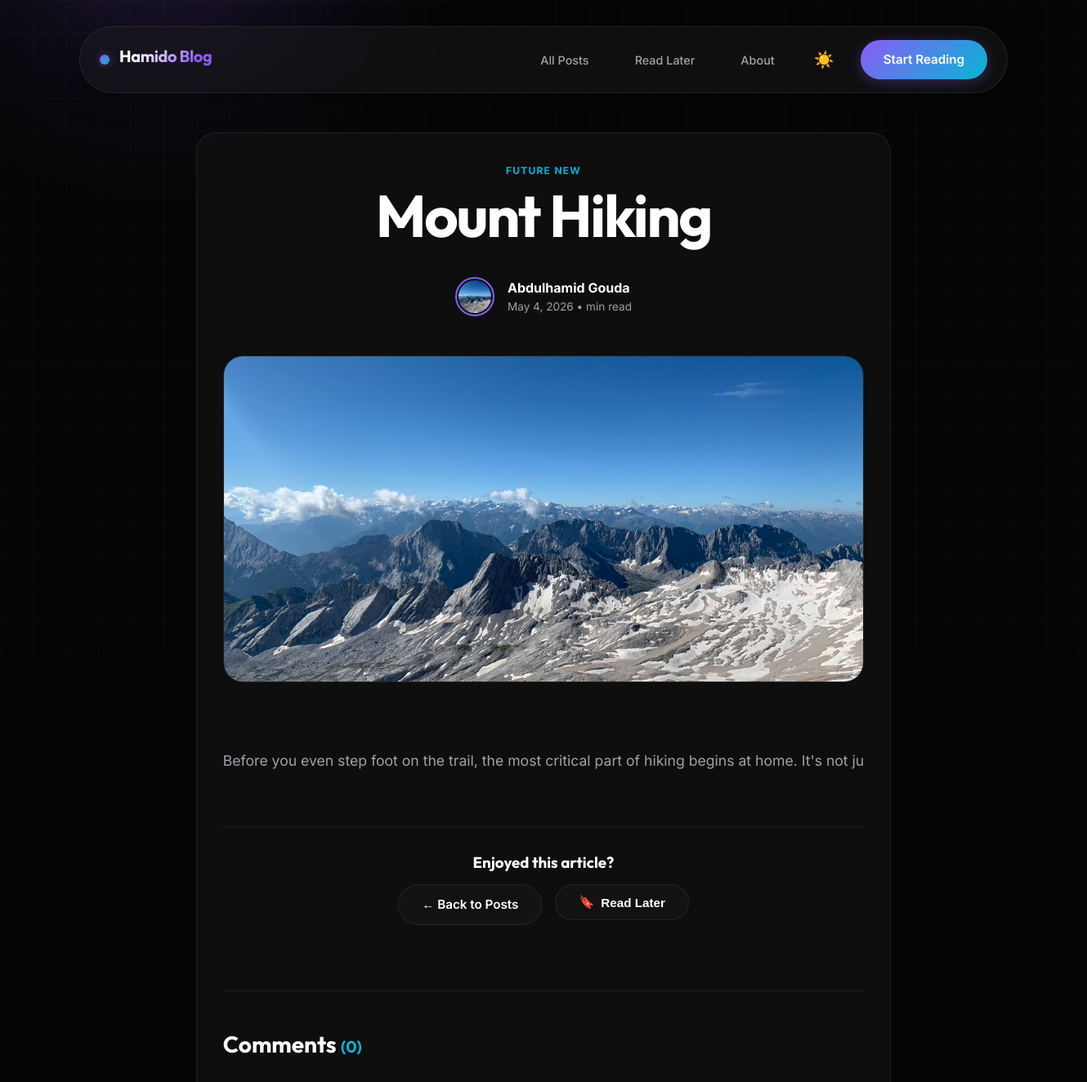
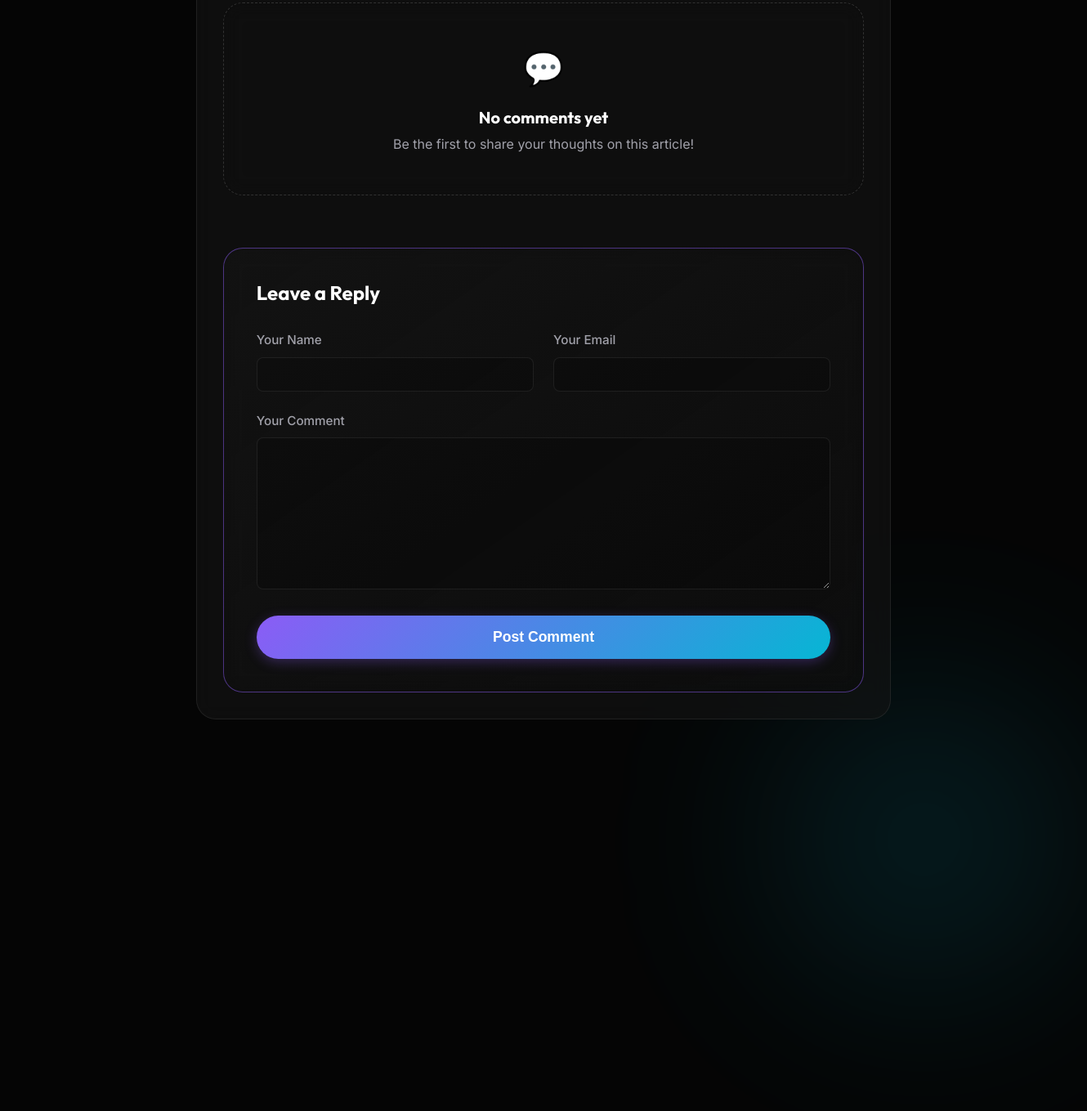
Screenshot of /posts/mount-hiking with the database file from the repository (2 pictures, top to bottom).
### blog/models.py (models this page shows, shortened)
class Tag(models.Model):
    caption = models.CharField(max_length=20)

class Post(models.Model):
    title =  models.CharField(max_length=150)
    Excerpt = models.CharField(max_length=200)
    image = models.ImageField(upload_to='posts')
    date = models.DateField(auto_now=True)
    slug = models.SlugField(unique=True)
    content = models.TextField(validators=[MinLengthValidator(10)])
    author = models.ForeignKey(Auhtor,null=True, on_delete=models.SET_NULL, related_name='posts')
    tags = models.ManyToManyField(Tag,related_name='posts')

class Auhtor(models.Model):
    first_name = models.CharField(max_length= 100)
    last_name = models.CharField(max_length= 100)
    email = models.EmailField()
    def full_name(self):
        return f"{self.first_name} {self.last_name}"
    def __str__(self):
        return self.full_name()

### blog/views.py (the view, shortened to what this page needs)
# urls.py: path('posts/<slug:slug>', views.PostView.as_view(), name='post-detail-page'),
class PostView(View):
    def is_saved_for_later(self, request, post_id):
        stored_posts = request.session.get("stored_posts", [])
        return post_id in stored_posts
    def get(self, request, slug):
        post = get_object_or_404(
            Post.objects.prefetch_related("tags", "comments"),
            slug=slug
        )
        comment_form = CommentForm()
        comments = post.comments.all().order_by("-date")
        count = post.comments.count()
        return render(request, "blog/post-details.html", {
            "post": post,
            "post_tags": post.tags.all(),
            "comment_form": comment_form,
            "comments": comments,
            "count": count,
            "is_saved_for_later": self.is_saved_for_later(request, post.id)
        })

### blog/forms.py
class CommentForm(forms.ModelForm):
    class Meta:
        model = Comment
        exclude = ["post","date"]
        labels = {
            "user_name" : "Your Name",
            "user_email": "Your Email",
            "text": "Your Comment"
        }

### blog/templates/blog/post-details.html (shortened to what this page needs)
{% extends "base.html" %}
{% load static %}
{% block css_files %}
<link rel="stylesheet" href="{% static 'blog/blog.css' %}">
{% endblock %}
{% block content %}
<article class="glass-panel" style="max-width: 1000px; margin: 0 auto;">
    <div class="article-header">
        {% for tag in post_tags  %}
            <span class="post-tag">{{ tag.caption }}</span>
        {% endfor %}
        <h1 class="hero-title" style="margin-bottom: 1rem;">{{ post.title }}</h1>
        <div class="author-profiler" style="justify-content: center; margin-top: 2rem;">
            <img src="{{ post.image.url }}" alt="Hamido" class="author-img" style="width: 48px; height: 48px;">
            <div style="text-align: left;">
                <p style="margin: 0; font-weight: bold; color: var(--text-primary);"> <a  href="mailto:{{ post.author.email }}"> {{ post.author|title }} </a></p>
                <p style="margin: 0; font-size: 0.85rem; color: var(--text-secondary);">{{ post.date }} • {{ post.read_time_minutes }} min read</p>
            </div>
        </div>
    </div>
    <img src="{{ post.image.url }}" alt="{{ post.title }}" class="article-hero">
    <div class="article-body">
        {{ post.content|linebreaks }}
    </div>
    <div style="border-top: 1px solid var(--border-subtle); margin-top: 4rem; padding-top: 2rem; text-align: center;">
        <h3 style="margin-bottom: 1rem;">Enjoyed this article?</h3>
        <div style="display: flex; gap: 1rem; justify-content: center; flex-wrap: wrap;">
            <a href="{% url 'posts-page' %}" class="btn btn-secondary">← Back to Posts</a>
            <form action="{% url 'read-later' %}" method="POST" style="display: inline-block;">
                <button type="submit" class="btn btn-secondary" title="{% if is_saved_for_later %}Remove from Read Later{% else %}Save for later{% endif %}">
                    <span style="margin-right: 0.5rem;">{% if is_saved_for_later %}✔️{% else %}🔖{% endif %}</span>
                    {% if is_saved_for_later %}Remove from Read Later{% else %}Read Later{% endif %}
                </button>
            </form>
        </div>
    </div>
    <section style="margin-top: 5rem; padding-top: 3rem; border-top: 1px solid var(--border-subtle);">
        <div style="display: flex; align-items: center; justify-content: space-between; margin-bottom: 2rem;">
            <h3 class="brand-text" style="font-size: 1.75rem; margin: 0;">Comments <span style="color: var(--accent-secondary); font-size: 1.25rem;">({{ count }})</span></h3>
        </div>
        <div class="comments-list" style="display: flex; flex-direction: column; gap: 1.5rem; margin-bottom: 4rem;">
            {% for comment in comments %}
                <div class="glass-panel" style="padding: 1.5rem; border-left: 4px solid var(--accent-primary);">
                    <div style="display: flex; justify-content: space-between; align-items: center; margin-bottom: 1rem;">
                        <div style="display: flex; align-items: center; gap: 0.75rem;">
                            <div style="width: 40px; height: 40px; border-radius: 50%; background: linear-gradient(135deg, var(--accent-primary), var(--accent-secondary)); display: flex; align-items: center; justify-content: center; color: white; font-weight: bold; font-size: 1.1rem;">
                                {{ comment.user_name|make_list|first|upper }}
                            </div>
                            <div>
                                <span style="font-weight: 700; color: var(--text-primary); font-size: 1.1rem; display: block;">{{ comment.user_name }}</span>
                                <span style="font-size: 0.85rem; color: var(--text-secondary);">{{ comment.date|date:"F j, Y" }}</span>
                            </div>
                        </div>
                    </div>
                    <p style="color: var(--text-secondary); margin: 0; line-height: 1.7; font-size: 1.05rem;">{{ comment.text|linebreaksbr }}</p>
                </div>
            {% empty %}
                <div class="glass-panel" style="padding: 3rem; text-align: center; border: 1px dashed var(--border-hover); background: rgba(0,0,0,0.1);">
                    <div style="font-size: 2.5rem; margin-bottom: 1rem;">💬</div>
                    <h4 style="color: var(--text-primary); margin-bottom: 0.5rem; font-size: 1.25rem;">No comments yet</h4>
                    <p style="color: var(--text-secondary); margin: 0;">Be the first to share your thoughts on this article!</p>
                </div>
            {% endfor %}
        </div>
        <div class="glass-panel" style="padding: 2.5rem; background: linear-gradient(145deg, var(--bg-surface), rgba(0,0,0,0.2)); border: 1px solid var(--accent-glow);">
            <h4 class="brand-text" style="margin-bottom: 2rem; font-size: 1.5rem;">Leave a Reply</h4>
            <form action="{% url 'post-detail-page' post.slug %}" method="POST" class="comment-form">
                <div class="comment-grid" style="display: grid; grid-template-columns: 1fr 1fr; gap: 1.5rem; margin-bottom: 1.5rem;">
                    <div style="display: flex; flex-direction: column; gap: 0.5rem;">
                        <label for="{{ comment_form.user_name.id_for_label }}" style="color: var(--text-secondary); font-size: 0.95rem; font-weight: 500;">{{ comment_form.user_name.label }}</label>
                        {{ comment_form.user_name }}
                    </div>
                    <div style="display: flex; flex-direction: column; gap: 0.5rem;">
                        <label for="{{ comment_form.user_email.id_for_label }}" style="color: var(--text-secondary); font-size: 0.95rem; font-weight: 500;">{{ comment_form.user_email.label }}</label>
                        {{ comment_form.user_email }}
                    </div>
                </div>
                <div style="display: flex; flex-direction: column; gap: 0.5rem; margin-bottom: 2rem;">
                    <label for="{{ comment_form.text.id_for_label }}" style="color: var(--text-secondary); font-size: 0.95rem; font-weight: 500;">{{ comment_form.text.label }}</label>
                    {{ comment_form.text }}
                </div>
                <button type="submit" class="btn btn-primary" style="width: 100%; font-size: 1.1rem; padding: 1rem;">Post Comment</button>
            </form>
        </div>
    </section>
</article>
{% endblock %}

### static/styles.css (style rules this page uses)
:root { --bg-base: #050505; --bg-surface: rgba(20, 20, 20, 0.6); --bg-glass: rgba(30, 30, 32, 0.45); --text-primary: #ffffff; --text-secondary: #a1a1aa; --accent-primary: #8b5cf6; --accent-secondary: #06b6d4; --accent-glow: rgba(139, 92, 246, 0.5); --border-subtle: rgba(255, 255, 255, 0.08); --border-hover: rgba(255, 255, 255, 0.15); --font-body: 'Inter', sans-serif; --font-display: 'Outfit', sans-serif; --radius-sm: 8px; --radius-md: 16px; --radius-lg: 24px; --radius-pill: 9999px; --transition-smooth: all 0.3s cubic-bezier(0.25, 0.46, 0.45, 0.94); }
* { margin: 0; padding: 0; box-sizing: border-box; }
body { background-color: var(--bg-base); color: var(--text-primary); font-family: var(--font-body); line-height: 1.6; min-height: 100vh; overflow-x: hidden; position: relative; }
h1, h2, h3, h4, h5, h6, .brand-text { font-family: var(--font-display); font-weight: 700; line-height: 1.2; margin-bottom: 0.5rem; }
a { text-decoration: none; color: inherit; transition: var(--transition-smooth); }
.btn { display: inline-flex; align-items: center; justify-content: center; padding: 0.75rem 1.75rem; border-radius: var(--radius-pill); font-weight: 600; font-size: 0.95rem; cursor: pointer; border: none; outline: none; transition: var(--transition-smooth); }
.btn-primary { background: linear-gradient(135deg, var(--accent-primary), var(--accent-secondary)); color: white; box-shadow: 0 4px 15px rgba(139, 92, 246, 0.3); }
.btn-secondary { background: rgba(120, 120, 120, 0.05); color: var(--text-primary); border: 1px solid var(--border-subtle); }
.hero-title { font-size: clamp(2.5rem, 6vw, 4.5rem); letter-spacing: -0.03em; max-width: 900px; margin-bottom: 1.5rem; }
.glass-panel { background: var(--bg-surface); backdrop-filter: blur(12px); -webkit-backdrop-filter: blur(12px); border: 1px solid var(--border-subtle); border-radius: var(--radius-lg); padding: 2rem; transition: var(--transition-smooth); }
.post-tag { font-size: 0.75rem; color: var(--accent-secondary); font-weight: 700; text-transform: uppercase; letter-spacing: 0.1em; margin-bottom: 0.75rem; }
.article-header { margin-bottom: 3rem; text-align: center; }
.article-hero { width: 100%; height: 400px; object-fit: cover; border-radius: var(--radius-lg); margin-bottom: 3rem; border: 1px solid var(--border-subtle); }
.article-body { font-size: 1.1rem; line-height: 1.8; color: var(--text-secondary); max-width: 800px; margin: 0 auto; }
.article-body p { margin-bottom: 1.5rem; }
.author-profiler { display: flex; align-items: center; gap: 1rem; margin-bottom: 1.5rem; }
.author-img { width: 64px; height: 64px; border-radius: 50%; border: 2px solid var(--accent-primary); padding: 2px; object-fit: cover; }

### blog/static/blog/blog.css (style rules this page uses)
.comment-form input[type="text"], .comment-form input[type="email"], .comment-form textarea { width: 100%; padding: 0.75rem 1rem; background: rgba(0, 0, 0, 0.2); border: 1px solid var(--border-subtle); border-radius: var(--radius-sm); color: var(--text-primary); font-family: var(--font-body); transition: var(--transition-smooth); }
.comment-form textarea { resize: vertical; min-height: 120px; }

### rows the page displays
Tag: caption "FUTURE"
Tag: caption "NEW"
Post: title "Mount Hiking", image (picture), author "Abdulhamid Gouda", date "May 4, 2026", content "Before you even step foot on the trail, the most critical part of hiking begins at home. It's not ju"

### other values shown
{{ count }} "0"
{{ comment_form.user_name.label }} "Your Name"
{{ comment_form.user_email.label }} "Your Email"
{{ comment_form.text.label }} "Your Comment"
